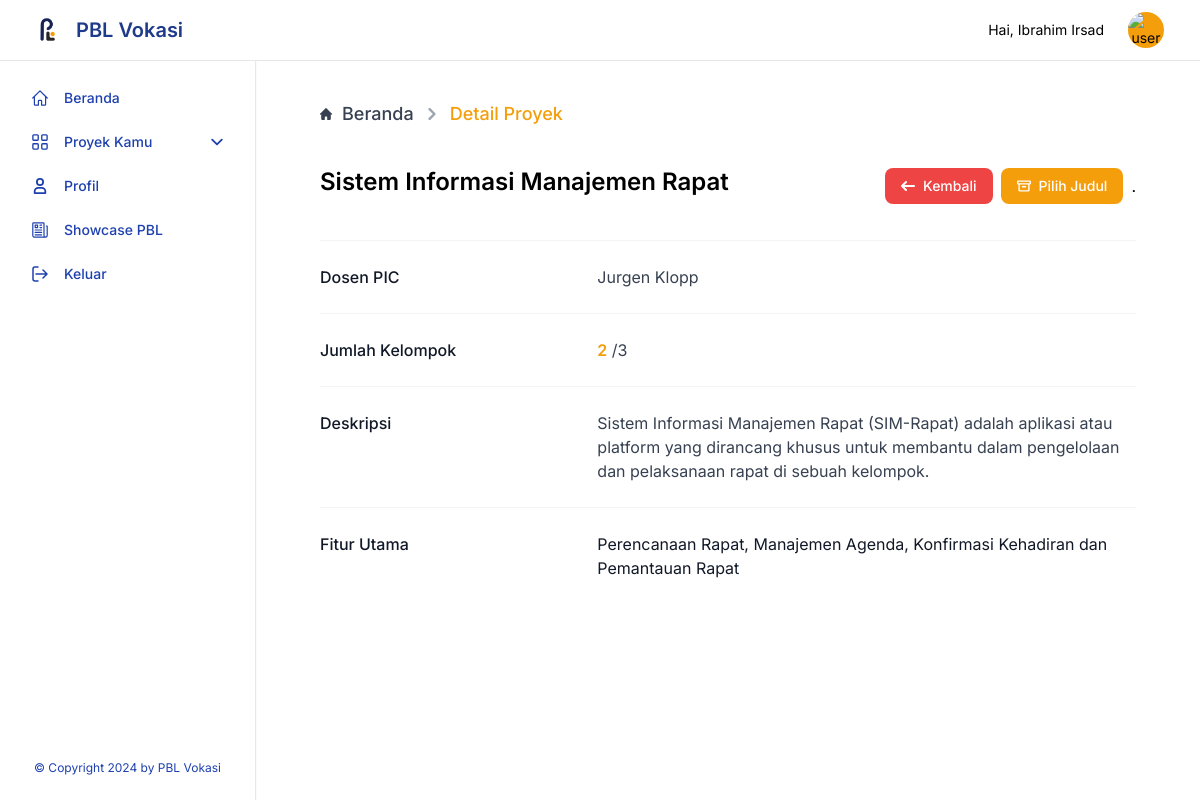
The app's page /user/detail-project.php?id=43 (signed in), older data.
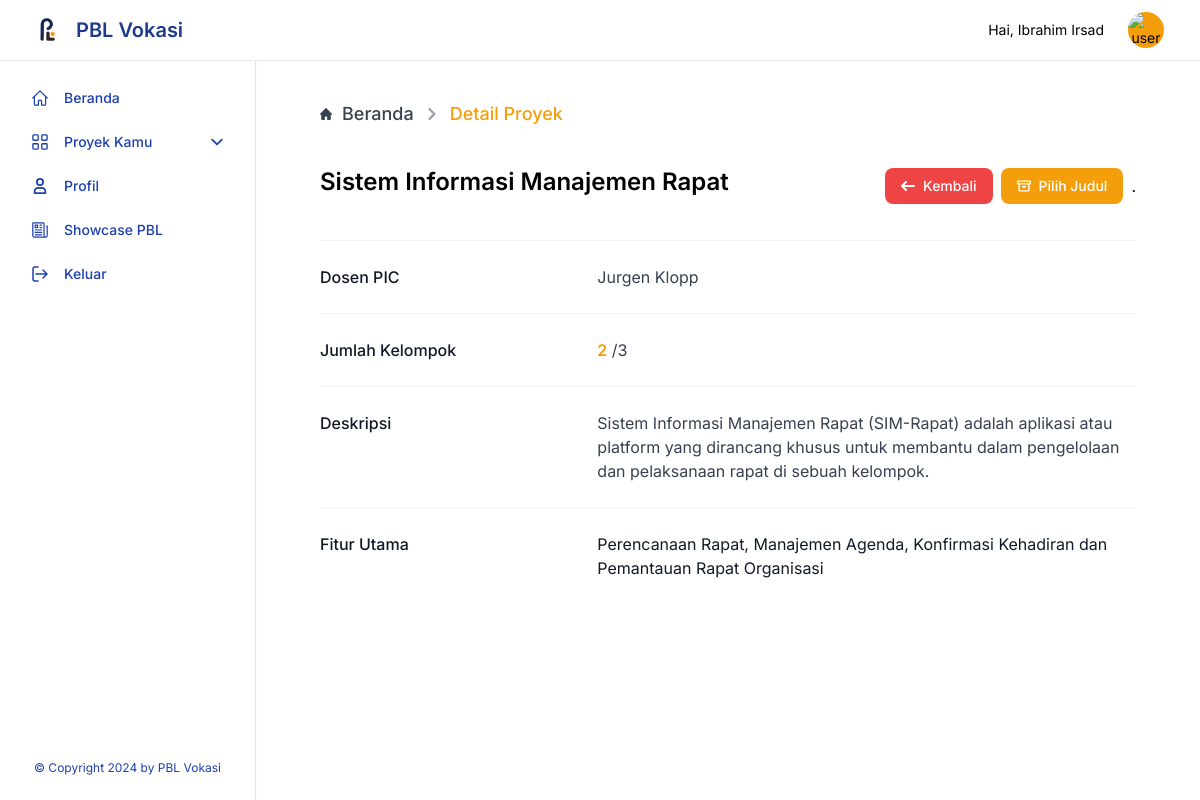
The same page, newer data.
### tables this page shows
CREATE TABLE `proyek` (
  `id_proyek` int(20) NOT NULL,
  `nama_proyek` varchar(500) NOT NULL,
  `deskripsi_proyek` varchar(2500) NOT NULL,
  `id_user` varchar(250) NOT NULL,
  `req` varchar(2500) NOT NULL,
  `minggu` int(10) NOT NULL,
  `status_show` varchar(10) NOT NULL,
  `pict` varchar(250) NOT NULL,
  `category` int(11) NOT NULL
);

CREATE TABLE `user` (
  `email` varchar(250) NOT NULL,
  `id` varchar(20) NOT NULL,
  `nama_user` varchar(250) NOT NULL,
  `level` varchar(250) NOT NULL,
  `gambar` varchar(500) NOT NULL,
  `password` varchar(700) NOT NULL
);

### query/query.php (called while the page is built, shortened)
<?php
require 'connectdb.php';
function execThis($query)
{
  global $conn;
  $result = mysqli_query($conn, $query);
  $rows = [];
  while ($row = mysqli_fetch_assoc($result)) {
    $rows[] = $row;
  }
  return $rows;
}

### user/detail-project.php (the view, shortened to what this page needs)
<?php
require "../query/query.php";
$projects = execThis("SELECT id_user, id_proyek, req, deskripsi_proyek, nama_proyek, nama_user FROM proyek JOIN user ON user.email = proyek.id_user WHERE id_proyek = " . $_GET['id'] . "");
$sum_bunch = mysqli_query($conn, "SELECT * FROM bunch WHERE project_id = " . $_GET['id'] . "");
$sum_num = mysqli_num_rows($sum_bunch);
?>
<!DOCTYPE html>
<html lang="en">
<head>
  <?php include("./includes/head.php") ?>
</head>
<body class="">
  <?php include("./includes/navbar.php") ?>
  <?php include("./includes/aside.php") ?>
  <div class="p-4 sm:ml-64">
    <div class="rounded-lg mt-14 flex flex-col item-start">
      <div class="mx-auto w-full px-4 lg:px-12">
        <nav class="flex my-7" aria-label="Breadcrumb">
          <ol class="inline-flex items-center space-x-1 md:space-x-2 rtl:space-x-reverse">
            <li class="inline-flex items-center">
              <a href="./dashboard.php" class="inline-flex items-center text-lg font-medium text-gray-700 hover:text-amber-500">
                Beranda
              </a>
            </li>
            <li aria-current="page">
              <div class="flex items-center">
                <svg class="rtl:rotate-180 w-3 h-3 text-gray-400 mx-1" aria-hidden="true" xmlns="http://www.w3.org/2000/svg" fill="none" viewBox="0 0 6 10">
                  <path stroke="currentColor" stroke-linecap="round" stroke-linejoin="round" stroke-width="2" d="m1 9 4-4-4-4" />
                </svg>
                <span class="ms-1 text-lg font-medium text-amber-500 md:ms-2">Detail Proyek</span>
              </div>
            </li>
          </ol>
        </nav>
        <div class="flex w-full flex-wrap justify-between items-center">
          <div class="">
            <h2 class="text-2xl mb-2 font-semibold"><?= $projects[0]['nama_proyek'] ?></h2>
          </div>
          <div class="flex items-center flex-wrap">
            <a href="./dashboard.php" type="button" class="text-white bg-red-500 hover:bg-red-400 focus:ring-4 focus:outline-none focus:ring-red-300 font-medium rounded-lg text-sm px-4 py-2 text-center inline-flex items-center me-2 my-3">
              <svg class="w-3.5 h-3.5 me-2" aria-hidden="true" xmlns="http://www.w3.org/2000/svg" fill="none" viewBox="0 0 14 10">
                <path stroke="currentColor" stroke-linecap="round" stroke-linejoin="round" stroke-width="2" d="M13 5H1m0 0 4 4M1 5l4-4" />
              </svg>
              Kembali
            </a>
            <?php if ($sum_num < 3) : ?>
              <button data-modal-target="popup-modal" data-modal-toggle="popup-modal" type="button" class="text-white bg-amber-500 hover:bg-amber-600 focus:ring-4 focus:outline-none focus:ring-amber-300 font-medium rounded-lg text-sm px-4 py-2 text-center inline-flex items-center me-2 my-3">
                <svg class="w-3.5 h-3.5 me-2" aria-hidden="true" xmlns="http://www.w3.org/2000/svg" fill="none" viewBox="0 0 20 16">
                  <path stroke="currentColor" stroke-linejoin="round" stroke-width="2" d="M8 8v1h4V8m4 7H4a1 1 0 0 1-1-1V5h14v9a1 1 0 0 1-1 1ZM2 1h16a1 1 0 0 1 1 1v2a1 1 0 0 1-1 1H2a1 1 0 0 1-1-1V2a1 1 0 0 1 1-1Z" />
                </svg>
                Pilih Judul
              </button>.
            <?php endif; ?>
          </div>
        </div>
        <div class="mt-6 border-t border-gray-100">
          <dl class="divide-y divide-gray-100">
            <div class="px-4 py-6 sm:grid sm:grid-cols-3 sm:gap-4 sm:px-0">
              <dt class="text-md font-medium leading-6 text-gray-900">Dosen PIC</dt>
              <dd class="mt-1 text-md leading-6 text-gray-700 sm:col-span-2 sm:mt-0"><?= $projects[0]['nama_user'] ?></dd>
            </div>
            <div class="px-4 py-6 sm:grid sm:grid-cols-3 sm:gap-4 sm:px-0">
              <dt class="text-md font-medium leading-6 text-gray-900">Jumlah Kelompok</dt>
              <dd class="mt-1 text-md leading-6 text-gray-700 sm:col-span-2 sm:mt-0"> <span class="font-semibold text-amber-500"><?= $sum_num ?></span> /3</dd>
            </div>
            <div class="px-4 py-6 sm:grid sm:grid-cols-3 sm:gap-4 sm:px-0">
              <dt class="text-md font-medium leading-6 text-gray-900">Deskripsi</dt>
              <dd class="mt-1 text-md leading-6 text-gray-700 sm:col-span-2 sm:mt-0"><?= $projects[0]['deskripsi_proyek'] ?></dd>
            </div>
            <div class="px-4 py-6 sm:grid sm:grid-cols-3 sm:gap-4 sm:px-0">
              <dt class="text-md font-medium leading-6 text-gray-900">Fitur Utama</dt>
              <dd class="mt-2 text-md text-gray-900 sm:col-span-2 sm:mt-0">
                <?= $projects[0]['req'] ?>
              </dd>
            </div>
          </dl>
        </div>
      </div>
    </div>
</body>
</html>

Row changes from the older to the newer data that the page shows:
changed proyek "Sistem Informasi Manajemen Rapat": req "Perencanaan Rapat, Manajemen Agenda, Konfirmasi Kehadiran dan Pemantauan Rapat" → "Perencanaan Rapat, Manajemen Agenda, Konfirmasi Kehadiran dan Pemantauan Rapat Organisasi"
